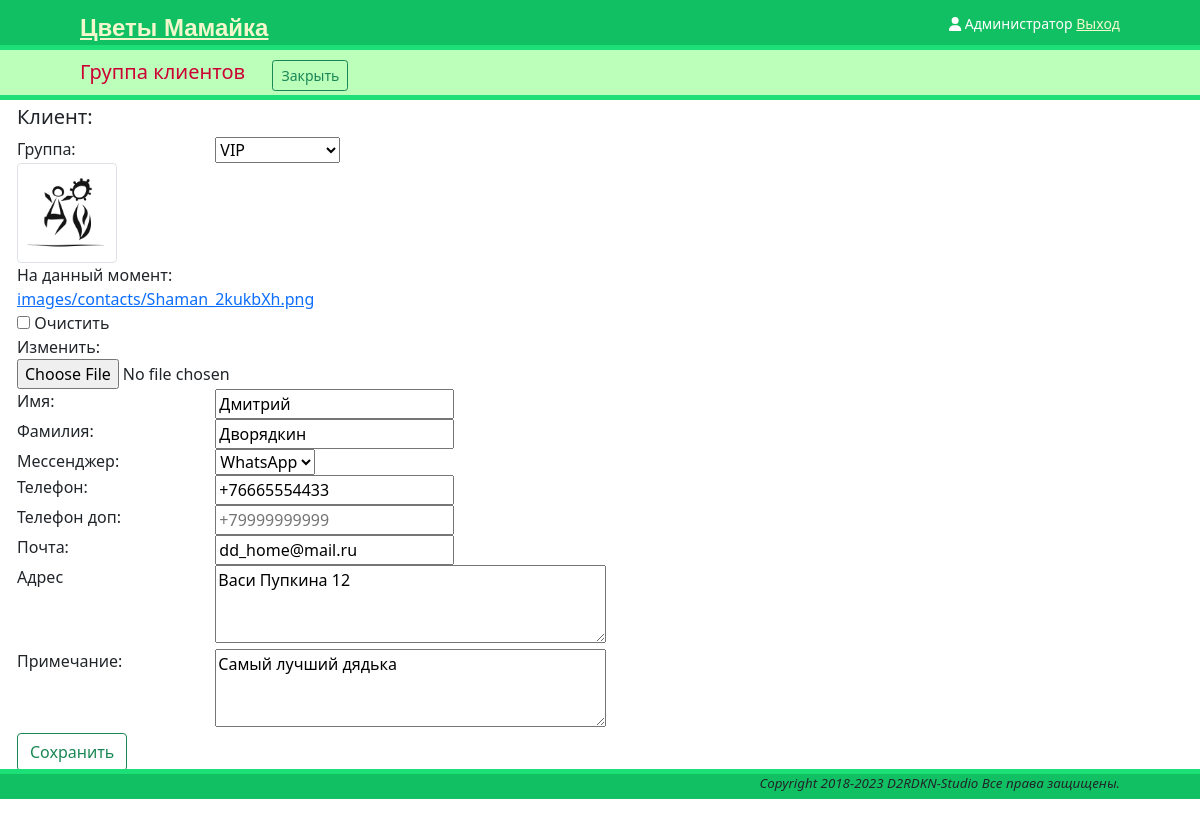
Page /references/contacts/2/edit (signed in) on the committed database.
### references/contacts/models.py (models this page shows, shortened)
class Contact(models.Model):
    MESSENGERS = [
        ('SM', 'SMS'),
        ('WA', 'WhatsApp'),
        ('VB', 'Viber'),
        ('TG', 'Telegram'),
        ('VK', 'VKontakte'),
        ('FB', 'Facebook'),
        ('WC', 'WeChat'),
        ('SC', 'Snapchat'),
        ('SK', 'Skype'),
    ]
    phone_regex = RegexValidator(regex=r"^\+?1?\d{9,15}$")
    category = models.ForeignKey(ContactGroup, on_delete=models.SET_NULL,
                                 db_index=True, null=True, verbose_name='Группа')
    first_name = models.CharField(max_length=255, verbose_name='Имя')
    last_name = models.CharField(blank=True, max_length=255, verbose_name='Фамилия')
    email = models.EmailField(blank=True, verbose_name='Почта')
    phone = models.CharField(max_length=15, verbose_name='Телефон', validators=[phone_regex],)
    phone2 = models.CharField(blank=True, max_length=15, verbose_name='Телефон2', validators=[phone_regex],)
    messenger = models.CharField(max_length=2, choices=MESSENGERS, default='SM'
                                 , verbose_name='Мессенджер')
    address = models.TextField(blank=True, verbose_name='Адрес')
    description = models.TextField(blank=True, verbose_name='Описание')
    image = models.ImageField(blank=True, upload_to='images/contacts/',
                              verbose_name='Изображение')
    createdBy = models.ForeignKey(User, related_name='author', on_delete=models.PROTECT,
                                  verbose_name='Автор')
    createdOn = models.DateTimeField(auto_now_add=True, verbose_name='Создан')
    isActive = models.BooleanField(default=True)
    class Meta:
        verbose_name = 'Клиент'
        verbose_name_plural = 'Клиенты'

### references/contacts/views.py (the view, shortened to what this page needs)
# urls.py: path('<int:pk>/edit', contacts_views.ContactUpdateView.as_view(), name='contacts_edit'),
class ContactUpdateView(LoginRequiredMixin, UpdateView):
    model = Contact
    template_name = 'references/contacts/edit.html'
    form_class = ContactEditForm

### references/contacts/models.py (called while the page is built)
    def __str__(self):
        return self.title

### templates/references/contacts/edit.html (shortened to what this page needs)
{% extends "onepage.html" %}
{% load static %}
{% block subheader %}
     <span class="inline">
        <h5> Группа клиентов </h5>
    </span>
    <a href="{% url 'contacts_list' %}" class="btn btn-outline-success btn-sm">Закрыть</a>
{% endblock %}
{% block main %}
    <div class="container-fluid">
        <div class="row">
            <h5>Клиент:</h5>
        </div>
        <form method="post" enctype="multipart/form-data">
            <div class="row">
                <div class="col-2">
                    {{ form.category.label}}
                </div>
                <div class="col">
                    {{ form.category }}
                </div>
            </div>
            <div class="row">
                    <div class="col-2">
                        <img class="img-thumbnail" id="foto" src="{% if form.instance.image %}{{ form.instance.image.url }}
                            {% else %}{% static '/img/no-image.png' %}{% endif %}" width=100>
                        <div class="col">
                            {{ form.image }}
                        </div>
                    </div>
            </div>
            <div class="row">
                <div class="col-2">
                    {{ form.first_name.label }}
                </div>
                <div class="col">
                    {{ form.first_name }}
                </div>
            </div>
            <div class="row">
                <div class="col-2">
                    {{ form.last_name.label }}
                </div>
                <div class="col">
                    {{ form.last_name }}
                </div>
            </div>
            <div class="row">
                <div class="col-2">
                    {{ form.messenger.label }}
                </div>
                <div class="col">
                    {{ form.messenger }}
                </div>
            </div>
            <div class="row">
                <div class="col-2">
                    {{ form.phone.label }}
                </div>
                <div class="col">
                    {{ form.phone }}
                </div>
            </div>
            <div class="row">
                <div class="col-2">
                    {{ form.phone2.label }}
                </div>
                <div class="col">
                    {{ form.phone2 }}
                </div>
            </div>
            <div class="row">
                <div class="col-2">
                    {{ form.email.label }}
                </div>
                <div class="col">
                    {{ form.email }}
                </div>
            </div>
            <div class="row">
                <div class="col-2">
                    {{ form.address.label }}
                </div>
                <div class="col">
                    {{ form.address }}
                </div>
            </div>
            <div class="row">
                <div class="col-2">
                    {{ form.description.label }}
                </div>
                <div class="col">
                    {{ form.description }}
                </div>
            </div>
            <div class="row">
                <div class="col">
                    <button class="btn btn-outline-success" type="submit">Сохранить</button>
                </div>
            </div>
        </form>
    </div>
{% endblock %}

### templates/base.html (shortened to what this page needs)
{% load static %}
<!DOCTYPE html>
<html>
<head>
    <link type="text/css" href="{% static "/css/base.css" %}" rel="stylesheet">
    <link href="{% static 'fontawesomefree/css/all.min.css' %}" rel="stylesheet" type="text/css">
    <link href="https://cdn.jsdelivr.net/npm/bootstrap@5.0.2/dist/css/bootstrap.min.css" rel="stylesheet"
>
</head>
<body>
<header>
    <span class="logo">
        <a href="{% url 'main' %}">Цветы Мамайка</a> </span>
    <span class="user">
        {% if request.user.is_authenticated %}
            {{ request.user.first_name }}
            <a href="{% url "logout" %}">Выход</a>
        {% else %}
            <a href="{% url "login" %}">Войти</a>
        {% endif %}
    </span>
    <span class="avatar">
       <i class="fa-solid fa-user"></i>
    </span>
</header>
<article>
    {% block content %}
    {% endblock %}
</article>
<footer>
    <p>Copyright 2018-{% now "Y" %} D2RDKN-Studio Все права защищены.</p>
</footer>
</body>
</html>

### static/css/base.css (style rules this page uses)
body { margin: 0; padding: 0; }
header { padding: 10px 80px; font-size: 14px; background: #12c064; color: #fff; border-bottom: 5px solid #1cdf78; height: 50px; }
header .logo { float: left; color: #f3f7cc; font-size: 24px; font-family: "OpenSans-Semibold",sans-serif; font-weight: bold; }
header a { color: #f3f7cc; }
header .avatar { float: right; padding: 3px; }
header .user { float: right; padding-top: 3px; }
footer { text-align: right; border-top: 5px #1cdf78 solid; padding-right: 80px; background: #12c064; min-height: 30px; }
footer p { font-size: smaller; font-style: italic; }
.inline { display: inline-block; }

### rows in the picture
Contact: category "VIP", image (picture), first_name "Дмитрий", last_name "Дворядкин", messenger "WhatsApp", phone "+76665554433", email "dd_home@mail.ru", address "Васи Пупкина 12", description "Самый лучший дядька"

### other values in the picture
{{ request.user.first_name }} "Администратор"
